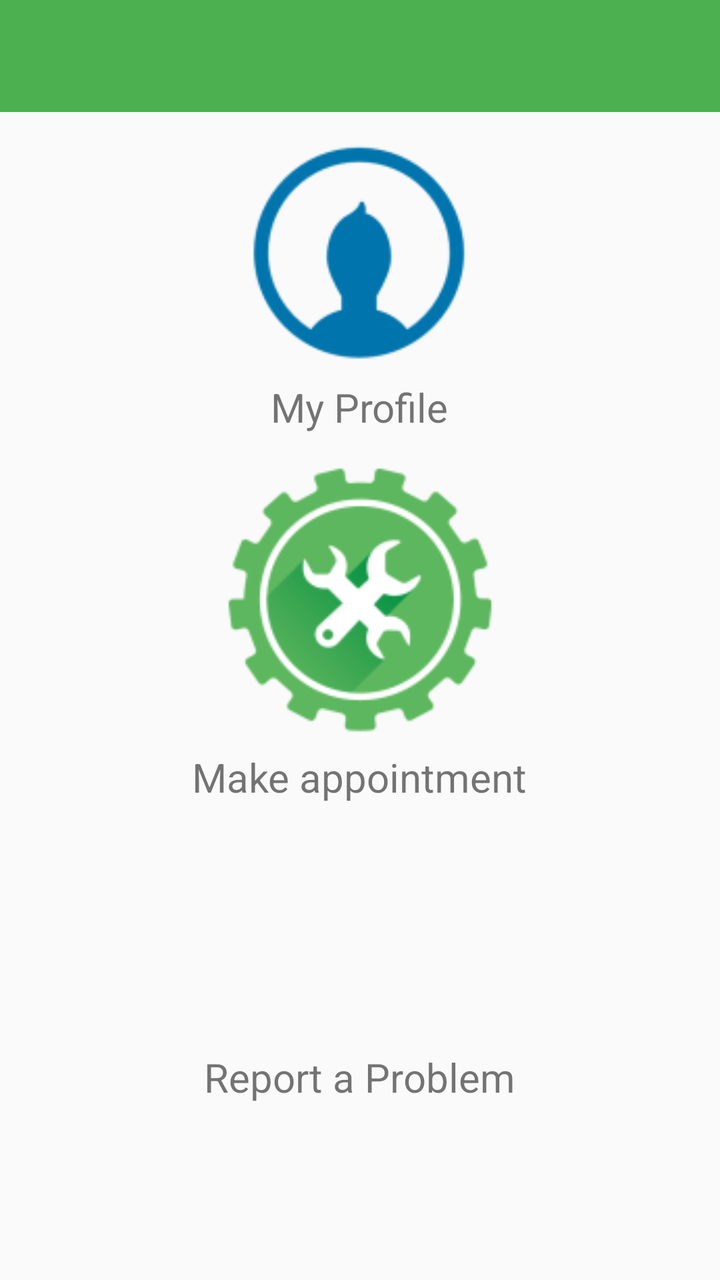
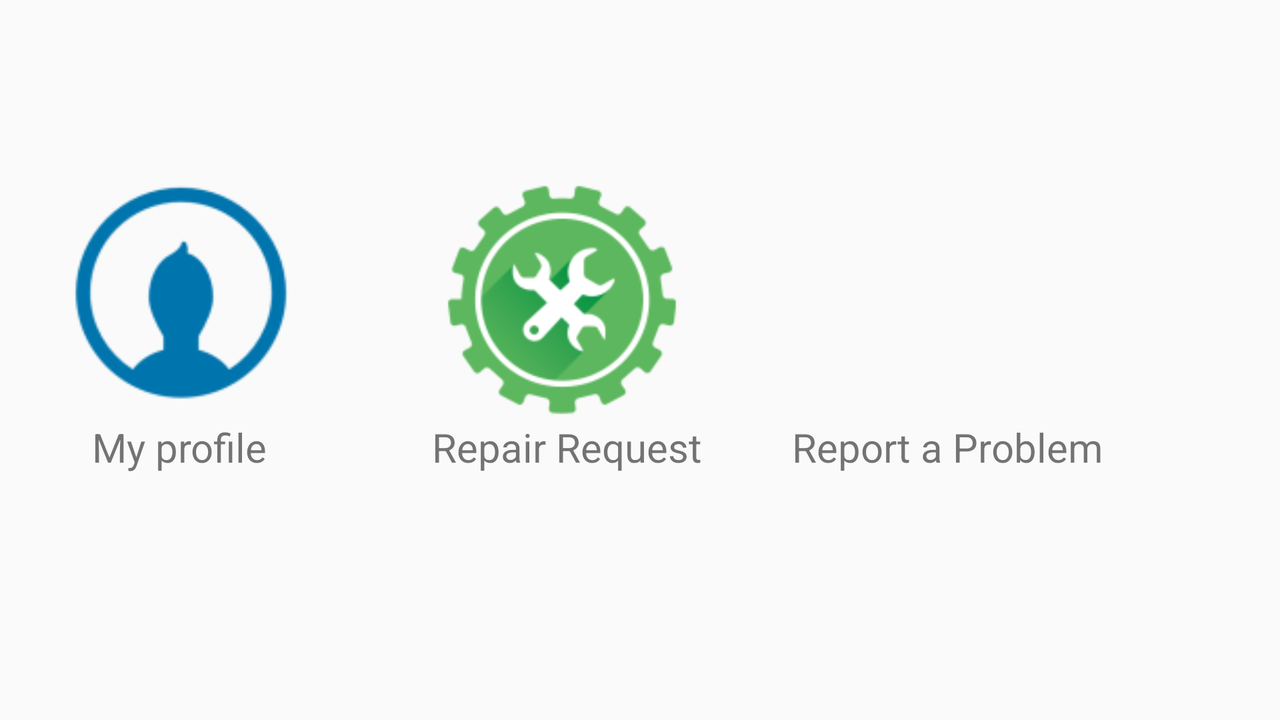

Compare how this app lays out the same screen by default and in its alternative resource folder. The renders come first, then the two layout files and the values they reference.
<!-- AndroidManifest.xml: activity theme BikeMaterialTheme -->
<!-- res/layout/activity_customer_home.xml -->
<?xml version="1.0" encoding="utf-8"?>
<RelativeLayout
    xmlns:android="http://schemas.android.com/apk/res/android"
    xmlns:app="http://schemas.android.com/apk/res-auto"
    xmlns:tools="http://schemas.android.com/tools"
    android:layout_width="match_parent"
    android:layout_height="match_parent"
    android:fitsSystemWindows="true"
    tools:context="uk.co.bikemandan.bikemechanicapp.CustomerHomeActivity"
    android:background="#FAFAFA">

    <android.support.design.widget.AppBarLayout
        android:layout_width="match_parent"
        android:layout_height="wrap_content"
        android:theme="@style/BikeMaterialTheme.AppBarOverlay">

        <android.support.v7.widget.Toolbar
            android:id="@+id/toolbar"
            android:layout_width="match_parent"
            android:layout_height="?attr/actionBarSize"
            android:background="?attr/colorPrimary"
            app:popupTheme="@style/BikeMaterialTheme.PopupOverlay"/>

    </android.support.design.widget.AppBarLayout>

    <ImageView
        android:layout_width="150dp"
        android:layout_height="150dp"
        android:id="@+id/myProfile"
        android:src="@mipmap/profile_icon"
        android:layout_marginTop="50dp"
        android:layout_centerHorizontal="true"/>
    <TextView
        android:layout_width="wrap_content"
        android:layout_height="wrap_content"
        android:text="@string/profile"
        android:textSize="20sp"
        android:layout_marginTop="190dp"
        android:layout_centerHorizontal="true"
        />
    <TextView
        android:layout_width="wrap_content"
        android:layout_height="wrap_content"
        android:text="Make appointment"
        android:textSize="20sp"
        android:layout_marginTop="375dp"
        android:layout_centerHorizontal="true"
        />
    <TextView
        android:layout_width="wrap_content"
        android:layout_height="wrap_content"
        android:text="Report a Problem"
        android:textSize="20sp"
        android:layout_marginTop="525dp"
        android:layout_centerHorizontal="true"
        />

    <ImageView
        android:layout_width="150dp"
        android:layout_height="150dp"
        android:id="@+id/repair_request"
        android:layout_alignLeft="@+id/myProfile"
        android:layout_alignStart="@+id/myProfile"
        android:layout_marginTop="225dp"
        android:layout_centerHorizontal="true"
        android:src="@mipmap/repair_request_icon"/>

    <ImageView
        android:layout_width="160dp"
        android:layout_height="160dp"
        android:id="@+id/report_problem_icon"
        android:layout_marginRight="50dp"
        android:layout_marginTop="382dp"
        android:src="@mipmap/report_problem"
        android:layout_centerHorizontal="true"
        />


</RelativeLayout>
<!-- resources referenced by this layout -->
<resources>
  <!-- mipmap profile_icon: png bitmap (mipmap-hdpi, 1616 bytes) -->
  <!-- mipmap repair_request_icon: png bitmap (mipmap-hdpi, 3740 bytes) -->
  <string name="profile">My Profile</string>
  <style name="BikeMaterialTheme.AppBarOverlay" parent="ThemeOverlay.AppCompat.Dark.ActionBar" />
  <style name="BikeMaterialTheme.PopupOverlay" parent="ThemeOverlay.AppCompat.Light" />
  <!-- from res/values-v21/ -->
  <style name="BikeMaterialTheme" parent="BikeMaterialTheme.Base">
          <item name="android:windowContentTransitions">true</item>
          <item name="android:windowAllowEnterTransitionOverlap">true</item>
          <item name="android:windowAllowReturnTransitionOverlap">true</item>
          <item name="android:windowSharedElementEnterTransition">@android:transition/move</item>
          <item name="android:windowSharedElementExitTransition">@android:transition/move</item>
      </style>
  <style name="BikeMaterialTheme.Base" parent="Theme.AppCompat.Light.DarkActionBar">
          <item name="windowNoTitle">true</item>
          <item name="windowActionBar">false</item>
          <item name="colorPrimary">@color/colorPrimary</item>
          <item name="colorPrimaryDark">@color/colorPrimaryDark</item>
          <item name="colorAccent">@color/colorAccent</item>
      </style>
  <color name="colorPrimary">#4CAF50</color>
  <color name="colorPrimaryDark">#388E3C</color>
  <color name="colorAccent">#FF80AB</color>
</resources>
<!-- res/layout-land/activity_customer_home.xml (the repository's variant of the layout above) -->
<!-- drawn on the phone turned sideways -->
<?xml version="1.0" encoding="utf-8"?>
<RelativeLayout
    xmlns:android="http://schemas.android.com/apk/res/android"
    xmlns:app="http://schemas.android.com/apk/res-auto"
    xmlns:tools="http://schemas.android.com/tools"
    android:layout_width="match_parent"
    android:layout_height="match_parent"
    android:fitsSystemWindows="true"
    tools:context="uk.co.bikemandan.bikemechanicapp.CustomerHomeActivity"
    android:background="#FAFAFA"
    android:layout_marginLeft="16dp"
    android:layout_marginRight="16dp">

 


    <ImageView
        android:layout_width="150dp"
        android:layout_height="150dp"
        android:id="@+id/myProfile"
        android:src="@mipmap/profile_icon"
        android:layout_marginTop="70dp"/>
    <TextView
        android:layout_width="wrap_content"
        android:layout_height="wrap_content"
        android:text="My profile"
        android:textSize="20sp"
        android:layout_marginTop="210dp"
        android:layout_marginLeft="30dp"
        />
    <TextView
        android:layout_width="wrap_content"
        android:layout_height="wrap_content"
        android:text="Repair Request"
        android:textSize="20sp"
        android:layout_marginTop="210dp"
        android:layout_marginLeft="200dp"
        />


    <ImageView
        android:layout_width="130dp"
        android:layout_height="130dp"
        android:id="@+id/repair_request"
        android:layout_marginTop="85dp"
        android:layout_marginLeft="200dp"
        android:src="@mipmap/repair_request_icon"/>

    <ImageView
        android:layout_width="180dp"
        android:layout_height="180dp"
        android:id="@+id/report_problem_icon"
        android:layout_marginRight="50dp"
        android:layout_marginTop="62dp"
        android:src="@mipmap/report_problem"
        android:layout_marginLeft="400dp"/>

    <TextView
        android:layout_width="wrap_content"
        android:layout_height="wrap_content"
        android:text="Report a Problem"
        android:textSize="20sp"
        android:layout_marginTop="210dp"
        android:layout_marginLeft="380dp"

        />


</RelativeLayout>
<!-- resources referenced by the variant -->
<!-- as the phone turned sideways resolves them -->
<resources>
  <!-- mipmap profile_icon: png bitmap (mipmap-hdpi, 1616 bytes) -->
  <!-- mipmap repair_request_icon: png bitmap (mipmap-hdpi, 3740 bytes) -->
  <!-- from res/values-v21/ -->
  <style name="BikeMaterialTheme" parent="BikeMaterialTheme.Base">
          <item name="android:windowContentTransitions">true</item>
          <item name="android:windowAllowEnterTransitionOverlap">true</item>
          <item name="android:windowAllowReturnTransitionOverlap">true</item>
          <item name="android:windowSharedElementEnterTransition">@android:transition/move</item>
          <item name="android:windowSharedElementExitTransition">@android:transition/move</item>
      </style>
  <style name="BikeMaterialTheme.Base" parent="Theme.AppCompat.Light.DarkActionBar">
          <item name="windowNoTitle">true</item>
          <item name="windowActionBar">false</item>
          <item name="colorPrimary">@color/colorPrimary</item>
          <item name="colorPrimaryDark">@color/colorPrimaryDark</item>
          <item name="colorAccent">@color/colorAccent</item>
      </style>
  <color name="colorPrimary">#4CAF50</color>
  <color name="colorPrimaryDark">#388E3C</color>
  <color name="colorAccent">#FF80AB</color>
</resources>
